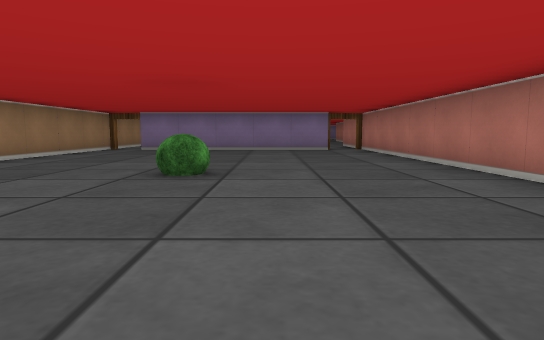
view 1 (above)

18 first-person views from a walk through a cub3D maze. The camera is about half as high as the walls, tilts 6° down and sees 75° across. The floor is counted in squares. Each view is taken from the middle of a square. On the plan, view 1 faces up. The plan holds only what a view shows up to about 9 squares ahead; the rest is blank.

view 2
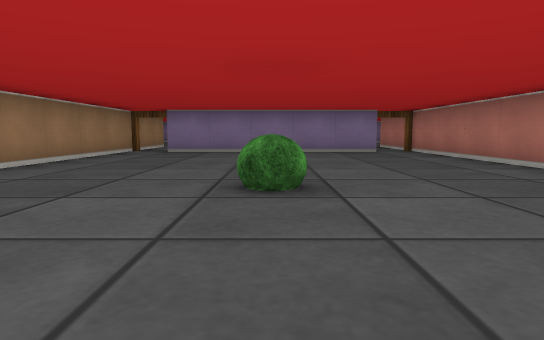

view 3
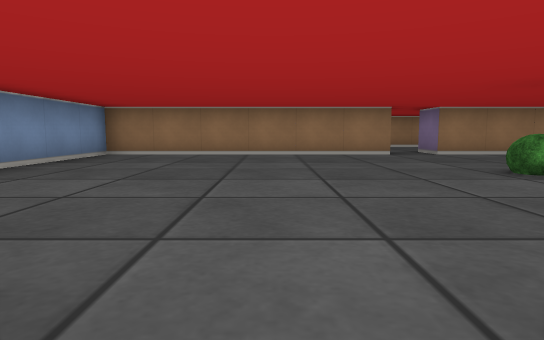

view 4
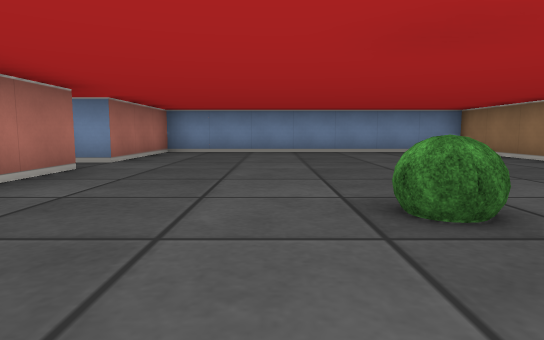

view 5
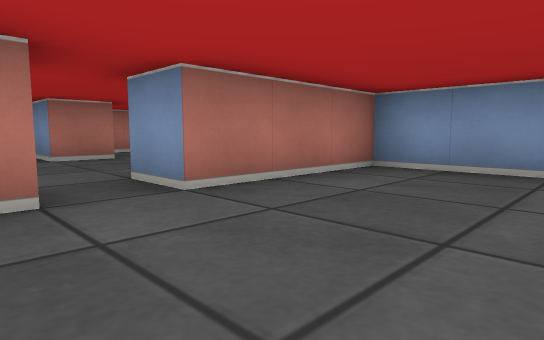

view 6
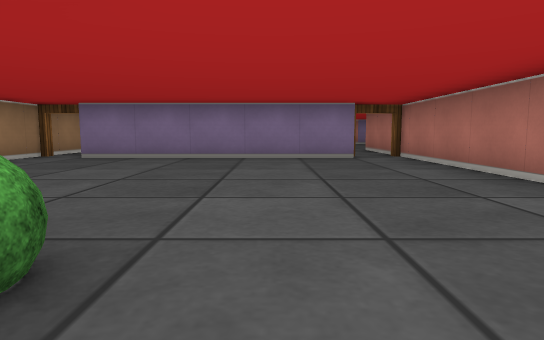

view 7
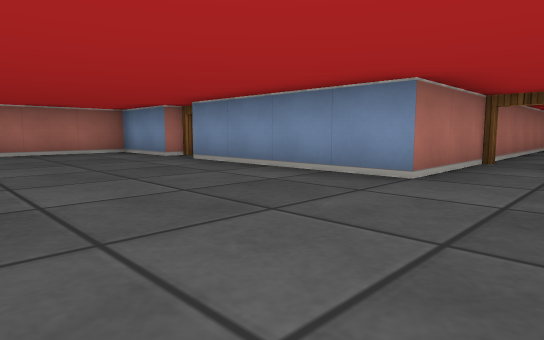

view 8
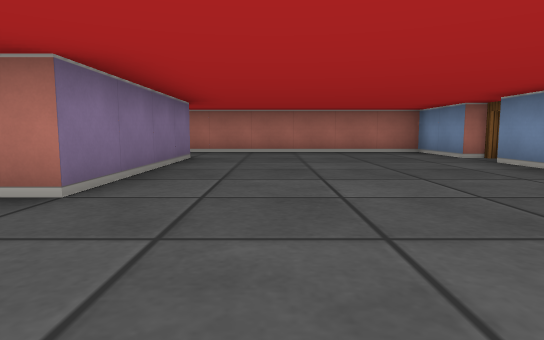

view 9
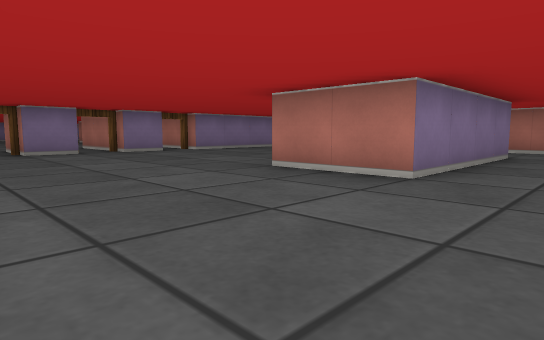

view 10
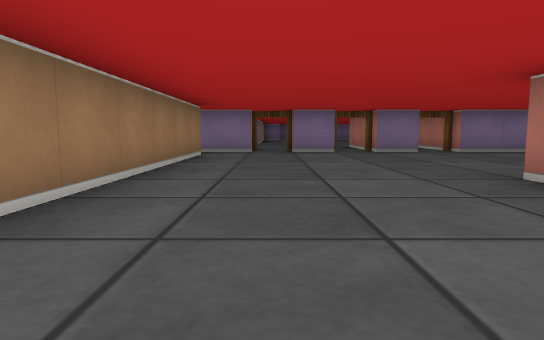

view 11
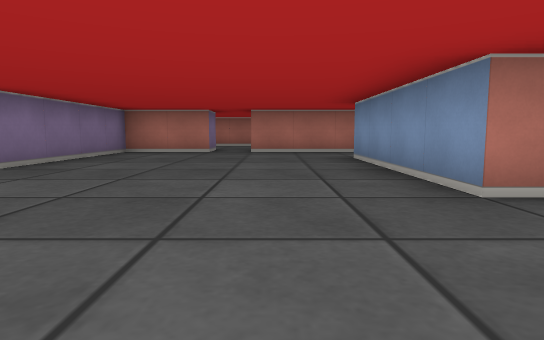

view 12
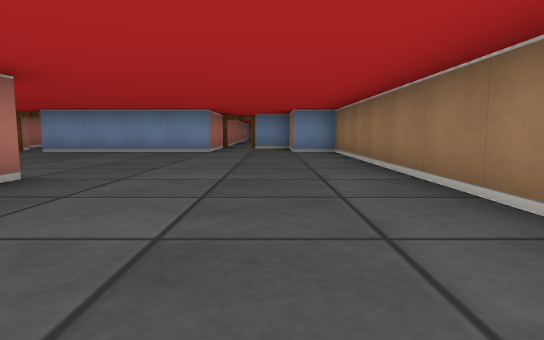

view 13
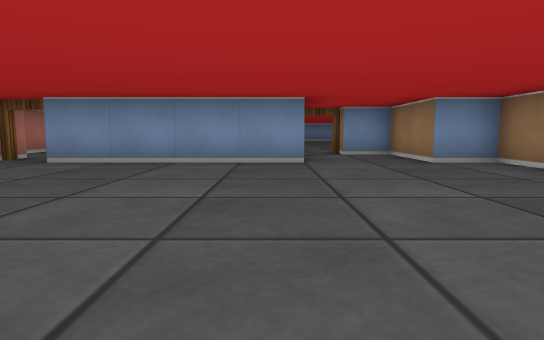

view 14
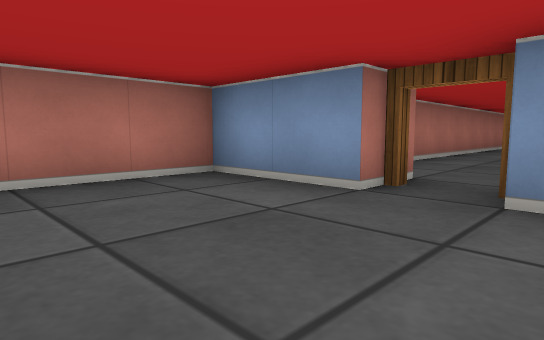

view 15
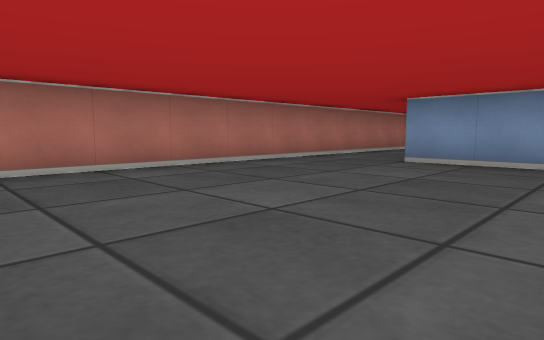

view 16
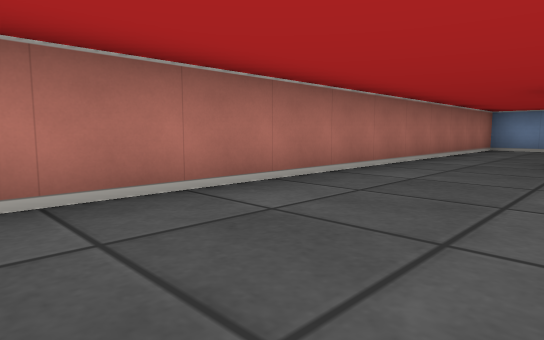

view 17
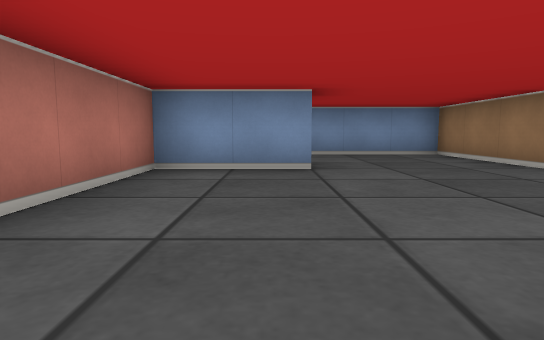

view 18
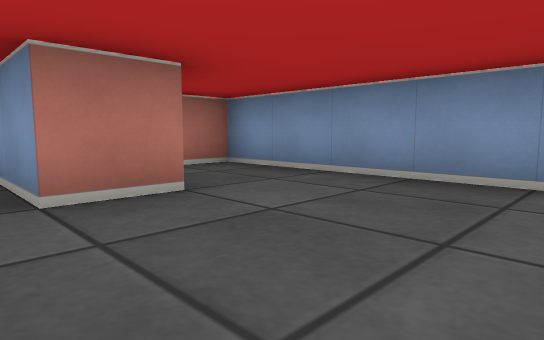

### Floor plan
Points are (right, up) in squares from view 1. A wall is a line through its corners. A room is listed if a view was taken in it or the views show most of it. See-through windows are left out.
Room 1 (views 1, 2, 3, 4, 5, 6)
walls: (-4.5, 3.6) (-4.5, -2.5) (2.5, -2.5) (2.5, 0.5) (3.5, 0.5); (2.5, 1.4) (2.5, 10); (1.6, 9.5) (-3.5, 9.5); (-4.5, 9.9) (-4.5, 4.5)
ways out: open door at (2, 10) to room 2; opening at (3, 1) to room 4; opening at (-5, 4); open door at (-4, 10)
objects: bush (-1, 4)
Room 2 (views 7, 8, 9, 10, 11, 12, 13, 14)
walls: (7.5, 17.5) (3.5, 17.5) (3.5, 19.5) (7.5, 19.5); (7.5, 12.5) (9.5, 12.5) (9.5, 21.5); (2.5, 10) (2.5, 12.5) (6.5, 12.5); (4.6, 24.5) (3.5, 24.5); (2.6, 24.5) (1.5, 24.5); (-0.5, 23.5) (-0.5, 12.5) (0.5, 12.5) (0.5, 10.5) (1.5, 10.5); (10, 22.5) (9.5, 22.5) (9.5, 24.5) (5.5, 24.5); (0.5, 24.5) (-0.8, 24.5)
ways out: open door at (2, 10) to room 1; open door at (7, 12) to room 3; opening at (10, 22); open door at (1, 25); open door at (3, 25); open door at (5, 25)
Room 3 (views 15, 16)
walls: (4.6, 5.5) (6.5, 5.5); (8.5, 5.4) (8.5, 10.8)
ways out: open door at (7, 12) to room 2; opening at (7.5, 5) to room 4
Room 4 (views 17, 18)
walls: (6.5, -0.6) (6.5, 0.5) (8.5, 0.5) (8.5, 5.4); (3.5, 0.5) (3.5, -2.5) (8.5, -2.5) (8.5, -1.2)
ways out: opening at (3, 1) to room 1; opening at (7.5, 5) to room 3

Positions as (right, up) in squares from view 1, and headings:
1: (0, 0), facing up
2: (-1, 1), facing up
3: (3, 1), facing left
4: (0, 6), facing down
5: (0, 2), facing down-right
6: (0, 3), facing up
7: (1, 16), facing down-right
8: (1, 16), facing right
9: (0, 16), facing up-right
10: (1, 16), facing up
11: (1, 21), facing right
12: (1, 21), facing down
13: (3, 18), facing down
14: (6, 15), facing down-right
15: (4, 11), facing down-right
16: (6, 11), facing down-right
17: (7, 5), facing down
18: (4, 1), facing down-right
